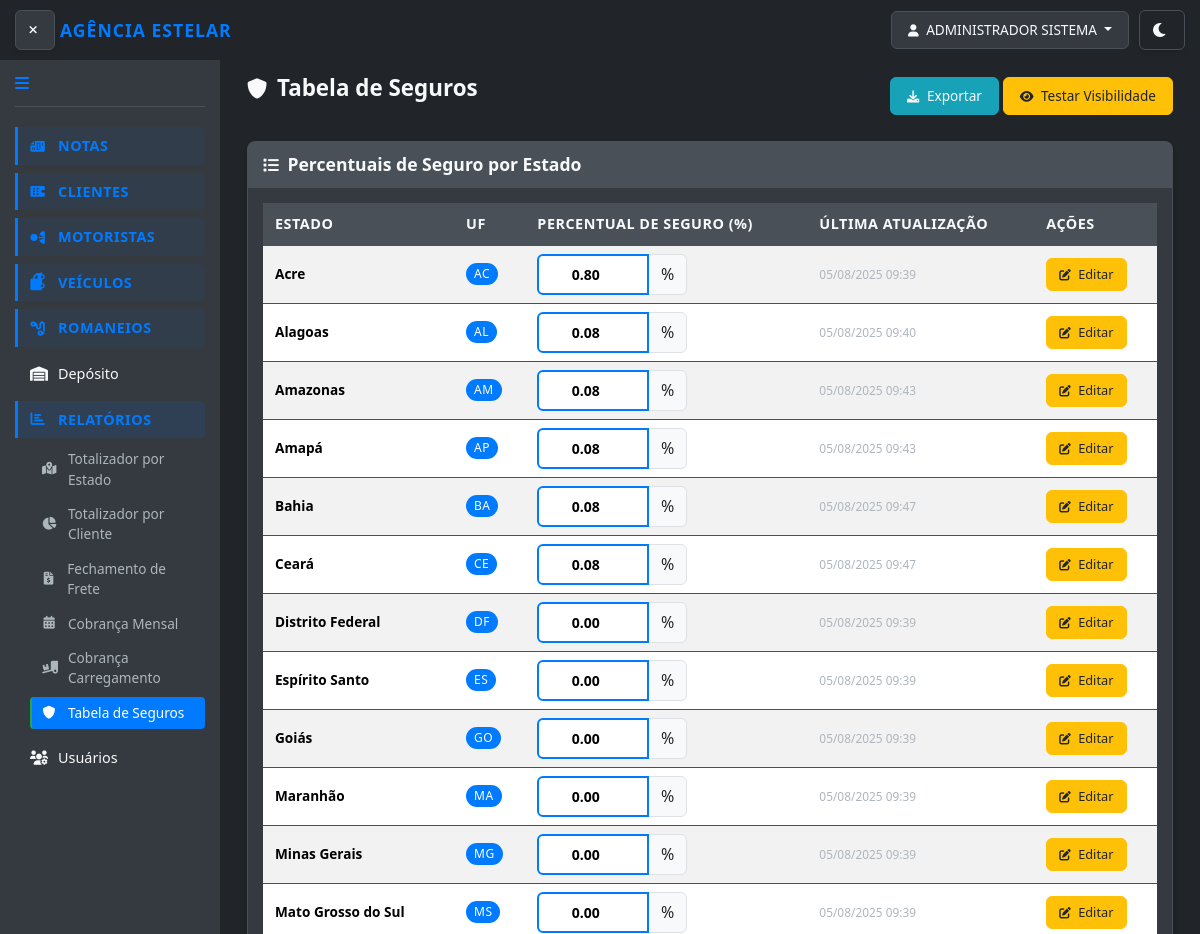
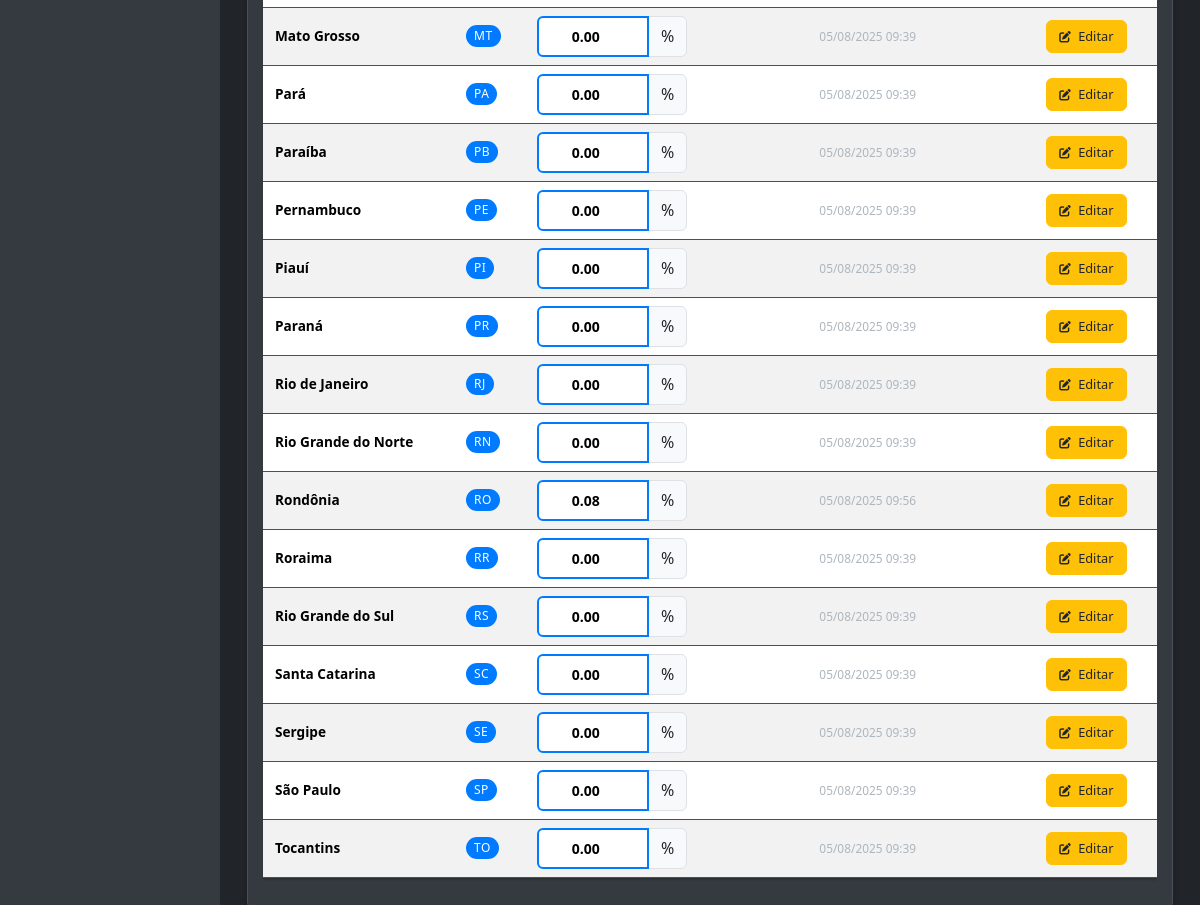
The page /notas/tabela-seguros/ (signed in) on the database as committed earlier (2 pictures, top to bottom).
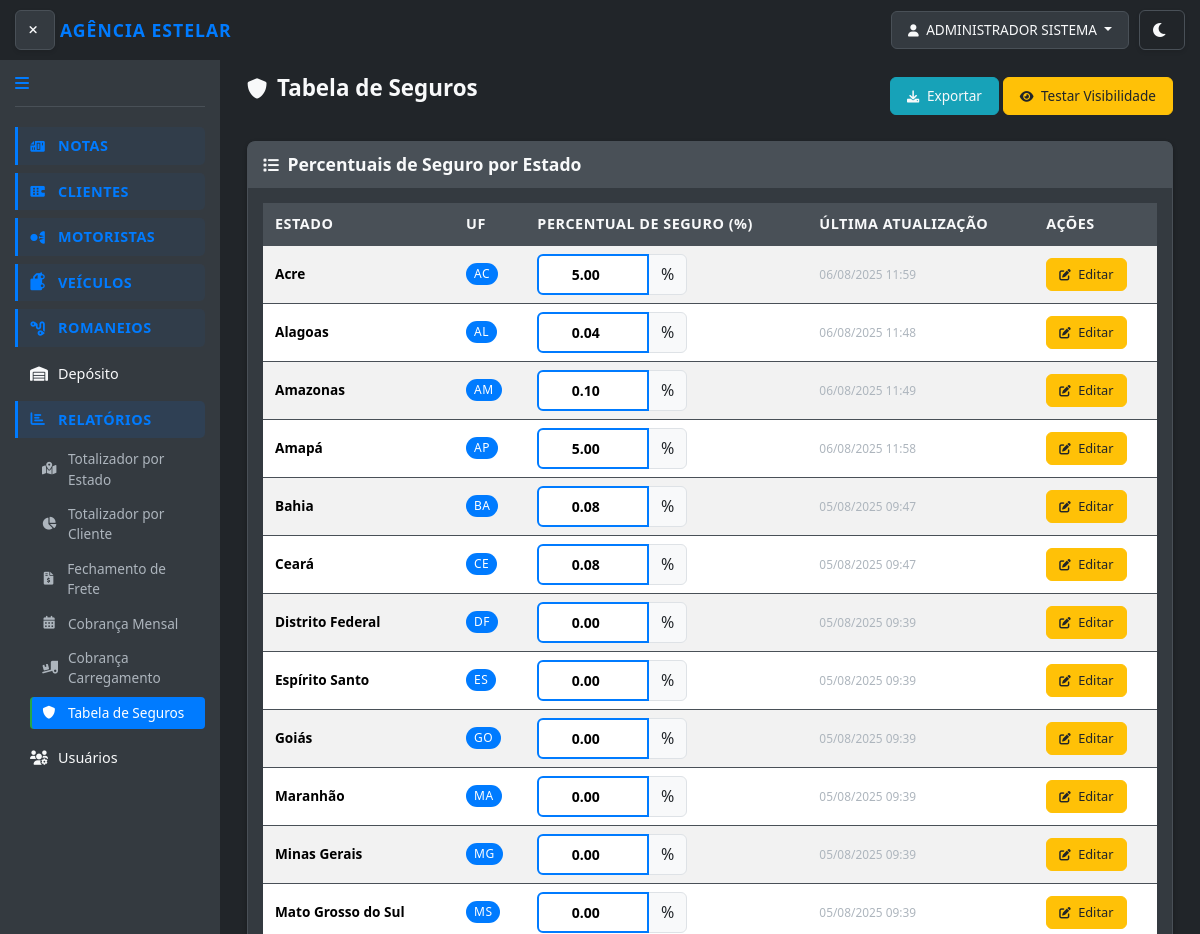
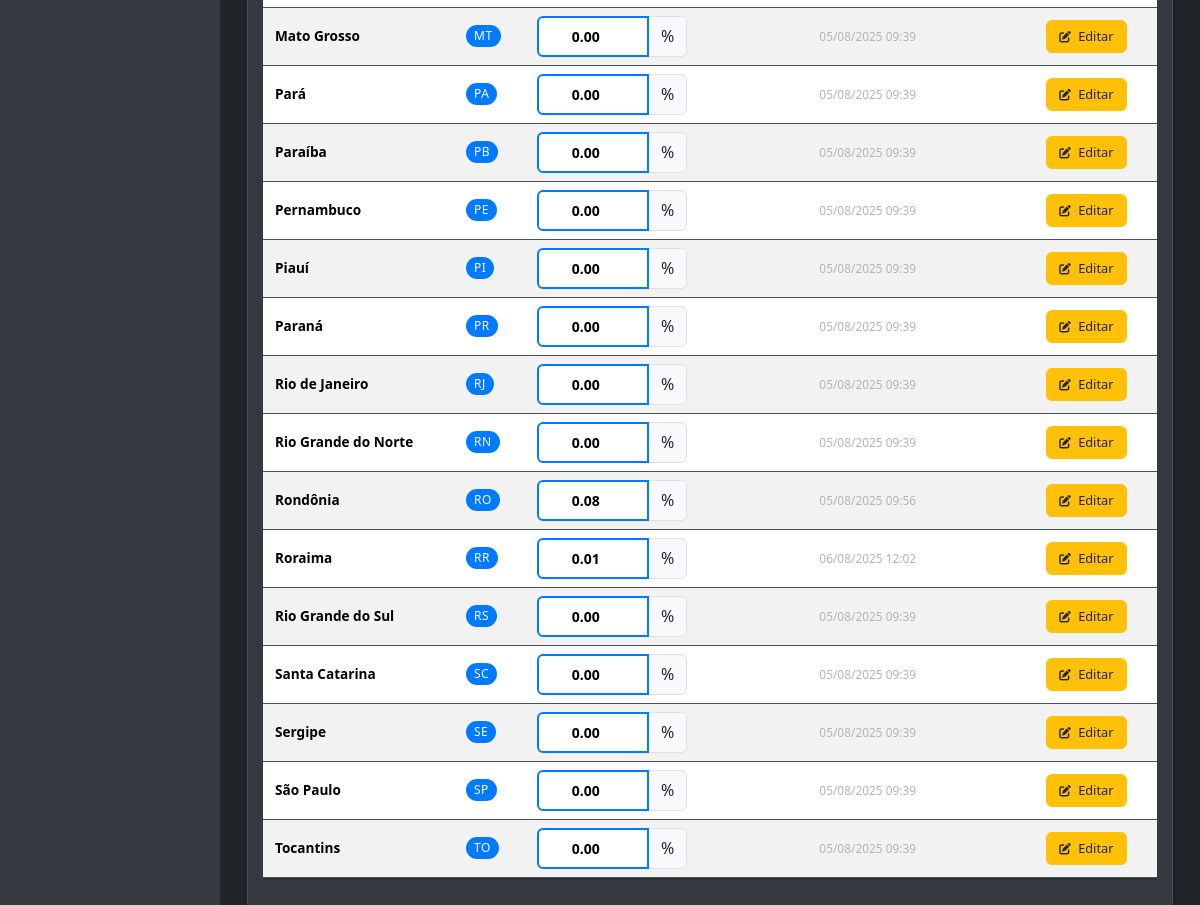
The same page on the database as committed later (2 pictures, top to bottom).
### notas/models.py (models this page shows, shortened)
class UpperCaseMixin:
    def save(self, *args, **kwargs):
        for field in self._meta.fields:
            if hasattr(field, 'max_length') and hasattr(self, field.name):
                value = getattr(self, field.name)
                if value and isinstance(value, str):
                    exclude_fields = [
                        'email', 'password', 'username', 'cpf', 'cnpj',
                        'cnh', 'chassi', 'renavam', 'placa', 'cep',
                        'telefone', 'rntrc', 'numero_consulta', 'tipo_usuario'
                    ]
                    if field.name not in exclude_fields:
                        setattr(self, field.name, value.upper())
        super().save(*args, **kwargs)

class Usuario(UpperCaseMixin, AbstractUser):
    TIPO_USUARIO_CHOICES = [
        ('admin', 'Administrador'),
        ('funcionario', 'Funcionário'),
        ('cliente', 'Cliente'),
    ]
    tipo_usuario = models.CharField(
        max_length=20,
        choices=TIPO_USUARIO_CHOICES,
        default='funcionario',
        verbose_name="Tipo de Usuário"
    )
    cliente = models.ForeignKey(
        Cliente,
        on_delete=models.CASCADE,
        null=True,
        blank=True,
        verbose_name="Cliente Vinculado"
    )
    telefone = models.CharField(max_length=20, blank=True, verbose_name="Telefone")
    ultimo_acesso = models.DateTimeField(null=True, blank=True, verbose_name="Último Acesso")
    REQUIRED_FIELDS = ['email', 'first_name', 'last_name']
    USERNAME_FIELD = 'username'
    is_authenticated = True
    is_anonymous = False
    objects = UsuarioManager()
    class Meta:
        verbose_name = "Usuário"
        verbose_name_plural = "Usuários"
        ordering = ['username']
    def get_full_name(self):
        return f"{self.first_name} {self.last_name}".strip()
    @property
    def is_admin(self):
        return self.tipo_usuario == 'admin'
    @property
    def is_cliente(self):
        return self.tipo_usuario == 'cliente'
    def can_access_funcionalidades(self):
        return self.is_admin or self.is_funcionario

class TabelaSeguro(models.Model):
    ESTADOS_BRASIL = [
        ('AC', 'Acre'),
        ('AL', 'Alagoas'),
        ('AP', 'Amapá'),
        ('AM', 'Amazonas'),
        ('BA', 'Bahia'),
        ('CE', 'Ceará'),
        ('DF', 'Distrito Federal'),
        ('ES', 'Espírito Santo'),
        ('GO', 'Goiás'),
        ('MA', 'Maranhão'),
        ('MT', 'Mato Grosso'),
        ('MS', 'Mato Grosso do Sul'),
        ('MG', 'Minas Gerais'),
        ('PA', 'Pará'),
        ('PB', 'Paraíba'),
        ('PR', 'Paraná'),
        ('PE', 'Pernambuco'),
        ('PI', 'Piauí'),
        ('RJ', 'Rio de Janeiro'),
        ('RN', 'Rio Grande do Norte'),
        ('RS', 'Rio Grande do Sul'),
        ('RO', 'Rondônia'),
        ('RR', 'Roraima'),
        ('SC', 'Santa Catarina'),
        ('SP', 'São Paulo'),
        ('SE', 'Sergipe'),
        ('TO', 'Tocantins'),
    ]
    estado = models.CharField(
        max_length=2,
        choices=ESTADOS_BRASIL,
        unique=True,
        verbose_name="Estado (UF)"
    )
    percentual_seguro = models.DecimalField(
        max_digits=5,
        decimal_places=2,
        default=0.00,
        verbose_name="Percentual de Seguro (%)"
    )
    data_atualizacao = models.DateTimeField(
        auto_now=True,
        verbose_name="Data de Atualização"
    )
    class Meta:
        verbose_name = "Tabela de Seguro"
        verbose_name_plural = "Tabela de Seguros"
        ordering = ['estado']

### notas/views.py (the view, shortened to what this page needs)
# urls.py: path('tabela-seguros/', views.listar_tabela_seguros, name='listar_tabela_seguros'),
@login_required
@user_passes_test(is_admin)
def listar_tabela_seguros(request):
    tabela_seguros = TabelaSeguro.objects.all().order_by('estado')
    context = {
        'tabela_seguros': tabela_seguros,
    }
    return render(request, 'notas/listar_tabela_seguros.html', context)

### notas/templatetags/format_filters.py (called while the page is built)
@register.filter
def format_for_input(value, decimal_places=2):
    if value is None:
        return '0.00'
    try:
        float_value = float(value)
        return f"{float_value:.{decimal_places}f}"
    except (ValueError, TypeError):
        return '0.00'

### notas/views.py (called while the page is built)
def is_admin(user):
    return user.is_authenticated and user.tipo_usuario.upper() == 'ADMIN'

### notas/templates/notas/listar_tabela_seguros.html (shortened to what this page needs)
{% extends 'base.html' %}
{% load static %}
{% load format_filters %}
{% block content %}
<div class="container-fluid">
    <div class="row">
        <div class="col-12">
            <div class="d-flex justify-content-between align-items-center mb-4">
                <h2><i class="fas fa-shield-alt"></i> Tabela de Seguros</h2>
                <div>
                                         <button type="button" class="btn btn-info" onclick="exportarTabela()">
                         <i class="fas fa-download"></i> Exportar
                     </button>
                     <button type="button" class="btn btn-warning" onclick="testarCampos()">
                         <i class="fas fa-eye"></i> Testar Visibilidade
                     </button>
                </div>
            </div>
            <div class="card">
                <div class="card-header">
                    <h5 class="card-title mb-0">
                        <i class="fas fa-list"></i> Percentuais de Seguro por Estado
                    </h5>
                </div>
                <div class="card-body">
                    <div class="table-responsive">
                        <table class="table table-striped table-hover" id="tabela-seguros">
                            <thead>
                                <tr>
                                    <th>Estado</th>
                                    <th>UF</th>
                                    <th>Percentual de Seguro (%)</th>
                                    <th>Última Atualização</th>
                                    <th>Ações</th>
                                </tr>
                            </thead>
                            <tbody>
                                {% for seguro in tabela_seguros %}
                                    <tr data-seguro-id="{{ seguro.pk }}">
                                        <td>
                                            <strong>{{ seguro.get_estado_display }}</strong>
                                        </td>
                                        <td>
                                            <span class="badge bg-primary">{{ seguro.estado }}</span>
                                        </td>
                                        <td>
                                            <div class="input-group" style="max-width: 150px;">
                                                <input type="number"
                                                       class="form-control percentual-input"
                                                       value="{{ seguro.percentual_seguro|format_for_input:2 }}"
                                                       min="0"
                                                       max="100"
                                                       step="0.01"
                                                       data-seguro-id="{{ seguro.pk }}"
                                                       data-original-value="{{ seguro.percentual_seguro }}"
                                                       style="text-align: center; color: #000000 !important; font-weight: bold !important; background-color: white !important; border: 2px solid #007bff !important; font-size: 14px !important;"
                                                       onchange="console.log('Campo alterado:', this.value);">
                                                <span class="input-group-text">%</span>
                                            </div>
                                        </td>
                                        <td>
                                            <small class="text-muted">
                                                {{ seguro.data_atualizacao|date:"d/m/Y H:i" }}
                                            </small>
                                        </td>
                                        <td>
                                            <a href="{% url 'notas:editar_tabela_seguro' seguro.pk %}"
                                               class="btn btn-warning btn-sm">
                                                <i class="fas fa-edit"></i> Editar
                                            </a>
                                        </td>
                                    </tr>
                                {% endfor %}
                            </tbody>
                        </table>
                    </div>
                </div>
            </div>
        </div>
    </div>
</div>
{% endblock %}

### templates/base.html (shortened to what this page needs)
{% load static %}
<!DOCTYPE html>
<html lang="pt-BR">
<head>
    <link href="https://cdn.jsdelivr.net/npm/bootstrap@5.3.3/dist/css/bootstrap.min.css" rel="stylesheet">
            <link rel="stylesheet" href="{% static 'css/style.css' %}?v=1.6">
    <link rel="stylesheet" href="https://cdnjs.cloudflare.com/ajax/libs/font-awesome/6.0.0-beta3/css/all.min.css">
</head>
<body data-theme="dark">
    <div class="top-bar">
        <button id="menu-toggle" class="btn btn-outline-light btn-sm menu-toggle-btn" title="Alternar Menu">
            <i class="fas fa-bars"></i>
        </button>
                        <div class="logo-container">
                            <a href="{% url 'notas:dashboard' %}" class="logo">Agência Estelar</a>
                        </div>
        <div class="user-area">
            <div class="user-info">
                {% if user.is_authenticated %}
                    <div class="dropdown">
                        <button class="btn btn-outline-light dropdown-toggle" type="button" id="userDropdown" data-bs-toggle="dropdown" aria-expanded="false">
                            <i class="fas fa-user"></i> {{ user.get_full_name|default:user.username }}
                        </button>
                    </div>
                {% else %}
                    <a href="{% url 'notas:login' %}" class="btn btn-outline-light">Login</a>
                {% endif %}
            </div>
            <button id="theme-toggle" class="btn btn-outline-light btn-sm theme-toggle-btn" title="Alternar Tema">
                <i id="theme-icon" class="fas fa-moon"></i>
            </button>
        </div>
    </div>
    <div class="main-wrapper">
        {% if user.is_authenticated %}
               <div class="sidebar">
           <div class="sidebar-header">
               <h3><i class="fas fa-bars"></i></h3>
           </div>
            <nav class="sidebar-nav">
                <ul class="nav-menu">
                    {% if user.can_access_funcionalidades %}
                    <li class="nav-group">
                        <div class="nav-group-header">
                            <i class="fas fa-file-invoice"></i>
                            <span>Notas</span>
                        </div>
                    </li>
                    <li class="nav-group">
                        <div class="nav-group-header">
                            <i class="fas fa-building"></i>
                            <span>Clientes</span>
                        </div>
                    </li>
                    <li class="nav-group">
                        <div class="nav-group-header">
                            <i class="fas fa-user-tie"></i>
                            <span>Motoristas</span>
                        </div>
                    </li>
                    <li class="nav-group">
                        <div class="nav-group-header">
                            <i class="fas fa-truck"></i>
                            <span>Veículos</span>
                        </div>
                    </li>
                    <li class="nav-group">
                        <div class="nav-group-header">
                            <i class="fas fa-route"></i>
                            <span>Romaneios</span>
                        </div>
                    </li>
                   <li class="nav-item">
                       <a href="{% url 'notas:pesquisar_mercadorias_deposito' %}">
                           <i class="fas fa-warehouse"></i> Depósito
                       </a>
                   </li>
                    {% if user.is_admin %}
                    <li class="nav-group">
                        <div class="nav-group-header">
                            <i class="fas fa-chart-bar"></i>
                            <span>Relatórios</span>
                        </div>
                        <ul class="nav-submenu">
                            <li><a href="{% url 'notas:totalizador_por_estado' %}">
                                <i class="fas fa-map-marked-alt"></i> Totalizador por Estado
                            </a></li>
                            <li><a href="{% url 'notas:totalizador_por_cliente' %}">
                                <i class="fas fa-chart-pie"></i> Totalizador por Cliente
                            </a></li>
                            <li><a href="{% url 'notas:fechamento_frete' %}">
                                <i class="fas fa-file-invoice-dollar"></i> Fechamento de Frete
                            </a></li>
                            <li><a href="{% url 'notas:cobranca_mensal' %}">
                                <i class="fas fa-calendar-alt"></i> Cobrança Mensal
                            </a></li>
                            <li><a href="{% url 'notas:cobranca_carregamento' %}">
                                <i class="fas fa-truck-loading"></i> Cobrança Carregamento
                            </a></li>
                            <li><a href="{% url 'notas:listar_tabela_seguros' %}">
                                <i class="fas fa-shield-alt"></i> Tabela de Seguros
                            </a></li>
                        </ul>
                    </li>
                   <li class="nav-item">
                       <a href="{% url 'notas:listar_usuarios' %}">
                           <i class="fas fa-users-cog"></i> Usuários
                       </a>
                   </li>
                    {% endif %}
                    {% endif %}
                </ul>
            </nav>
        </div>
        {% endif %}
        <div class="main-content">
            {% block content %}{% endblock %}
        </div>
    </div>
</body>
</html>

### notas/templates/notas/listar_tabela_seguros.html (style rules this page uses)
.percentual-input { background-color: white !important; color: #000000 !important; border: 2px solid #007bff !important; font-weight: bold !important; font-size: 14px !important; text-align: center !important; }
.percentual-input::placeholder { color: #6c757d !important; }
.percentual-input[value] { color: #000000 !important; font-weight: bold !important; }
input[type="number"].percentual-input { color: #000000 !important; background-color: white !important; font-weight: bold !important; }

Rows that differ between the two databases and show on the page:
changed TabelaSeguro "Acre": percentual_seguro "0.80" → "5.00"; data_atualizacao "05/08/2025 09:39" → "06/08/2025 11:59"
changed TabelaSeguro "Alagoas": percentual_seguro "0.08" → "0.04"; data_atualizacao "05/08/2025 09:40" → "06/08/2025 11:48"
changed TabelaSeguro "Amazonas": percentual_seguro "0.08" → "0.10"; data_atualizacao "05/08/2025 09:43" → "06/08/2025 11:49"
changed TabelaSeguro "Amapá": percentual_seguro "0.08" → "5.00"; data_atualizacao "05/08/2025 09:43" → "06/08/2025 11:58"
changed TabelaSeguro "Roraima": percentual_seguro "0.00" → "0.01"; data_atualizacao "05/08/2025 09:39" → "06/08/2025 12:02"
